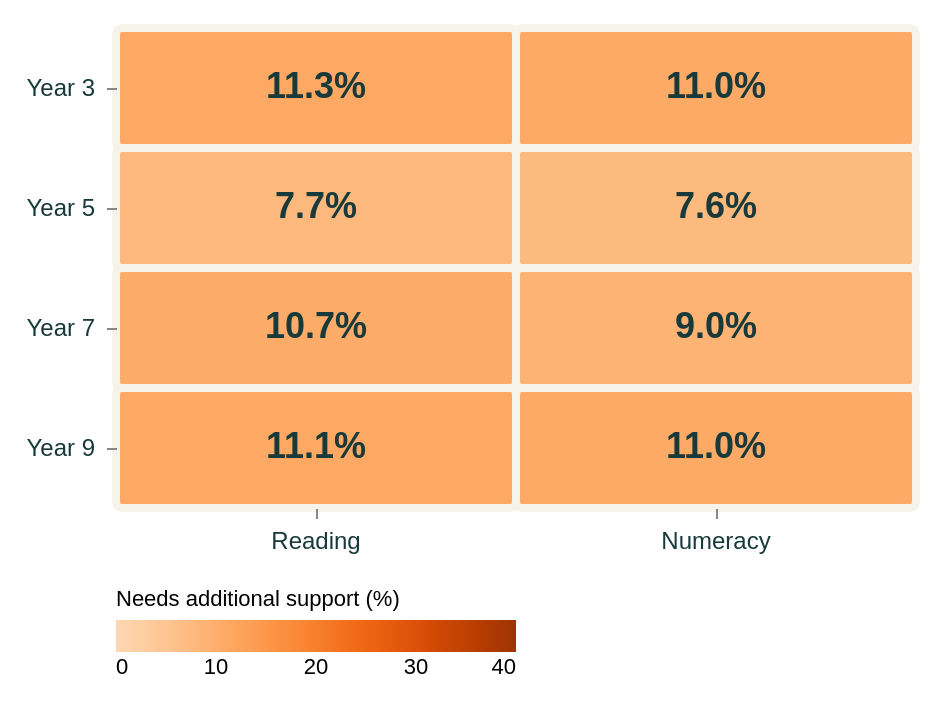

Source (Vega-Lite JSON):
### Vega-Lite specification from a JSON file in a GitHub repository (floating-point values rounded to 4 significant figures)
{"$schema": "https://vega.github.io/schema/vega-lite/v5.json", "background": "transparent", "padding": 12, "config": {"font": "Arial", "view": {"stroke": null}, "axis": {"labelFontSize": 12, "titleFontSize": 12, "titleFontWeight": "normal", "labelColor": "#193a3a", "titleColor": "#193a3a", "domain": false, "gridColor": "#e1e5dd", "labelPadding": 6, "titlePadding": 12}, "legend": {"orient": "bottom", "titleLimit": 300, "labelLimit": 220, "labelFontSize": 11, "titleFontSize": 11, "titleFontWeight": "normal"}, "title": {"anchor": "start", "fontSize": 14, "color": "#193a3a"}}, "width": 400, "height": 240, "data": {"values": [{"gradeLabel": "Year 3", "domain": "Reading", "support": 11.26, "label": "11.3%"}, {"gradeLabel": "Year 3", "domain": "Numeracy", "support": 10.96, "label": "11.0%"}, {"gradeLabel": "Year 5", "domain": "Reading", "support": 7.726, "label": "7.7%"}, {"gradeLabel": "Year 5", "domain": "Numeracy", "support": 7.644, "label": "7.6%"}, {"gradeLabel": "Year 7", "domain": "Reading", "support": 10.68, "label": "10.7%"}, {"gradeLabel": "Year 7", "domain": "Numeracy", "support": 8.997, "label": "9.0%"}, {"gradeLabel": "Year 9", "domain": "Reading", "support": 11.11, "label": "11.1%"}, {"gradeLabel": "Year 9", "domain": "Numeracy", "support": 10.96, "label": "11.0%"}]}, "encoding": {"x": {"field": "domain", "type": "nominal", "title": null, "sort": ["Reading", "Numeracy"], "axis": {"labelAngle": 0}}, "y": {"field": "gradeLabel", "type": "ordinal", "title": null, "sort": ["Year 3", "Year 5", "Year 7", "Year 9"]}}, "layer": [{"mark": {"type": "rect", "stroke": "#f6f3eb", "strokeWidth": 4, "cornerRadius": 3}, "encoding": {"color": {"field": "support", "type": "quantitative", "title": "Needs additional support (%)", "scale": {"scheme": "oranges", "domain": [0, 40], "clamp": true}}, "tooltip": [{"field": "gradeLabel", "title": "Year level"}, {"field": "domain", "title": "Subject"}, {"field": "support", "title": "Needs additional support (%)", "format": ".1f"}]}}, {"mark": {"type": "text", "fontSize": 18, "fontWeight": "bold"}, "encoding": {"text": {"field": "label"}, "color": {"condition": {"test": "datum.support >= 28", "value": "white"}, "value": "#193a3a"}}}]}
